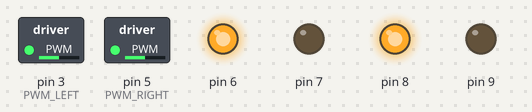
The sketch below on a simulated Arduino Uno, built with avr-gcc and run on an emulated ATmega328P. Parts: switched loads named in the sketch (green lamp = pin HIGH), output pins drawn as LEDs (lit = HIGH).

Above: at 0.1 s.
Timing chart, 0 to 1.6 s (numbered marks = the images above):
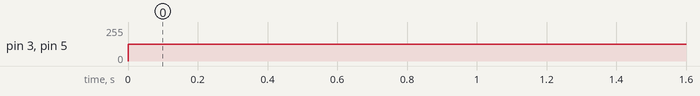

The sketch:

design.ino
```cpp
void setup() {
  pinMode(3,OUTPUT); //PWM LEFT
  pinMode(5,OUTPUT); //PWM RIGHT *CHANGE PIN
  pinMode(6,OUTPUT); //1A RIGHT
  pinMode(7,OUTPUT); //2A LEFT
  pinMode(8,OUTPUT); //3A RIGHT
  pinMode(9,OUTPUT); //4A RIGHT
  digitalWrite(6,HIGH);
  digitalWrite(7,LOW); //ground
  digitalWrite(8,HIGH);
  digitalWrite(9,LOW); //ground
  analogWrite(3,0); //0% PWM
  analogWrite(5,0); //0% PWM *CHANGE PIN
}

void loop() {
  analogWrite(3,127); //50% PWM
  analogWrite(5,127); //50% PWM
  /* For future: When we have inputs, we can change
   * speed of the wheel by changing PWM &
   * to turn we can make PWM higher on one side and lower on the other.
   */
   // if receive from button (turn right) [digitalRead(buttonPin)]
   //     PWM pin left -> 0
   //     PWM pin right -> 50
   // if receive from button (turn left) [digitalRead(buttonPin)]
   //     PWM pin left -> 50
   //     PWM pin right -> 0
   // if receive from button (start/end)
   //    if already start: PWM pin -> 50
   //    if already nothing: PWM pin --> 0
   // FOR AUTONOMOUS: Taking in data thru digitalRead(dataPin) and will move accordingly
}
```

Measured:
- by itself, pin 3 (PWM_LEFT), pin 5 (PWM_RIGHT): 0/255 → 127/255 at 0.00 s
